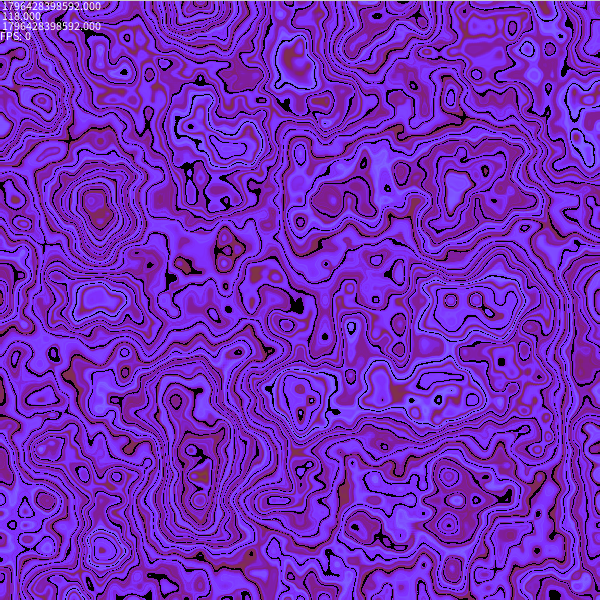
Frame 1 (no input)
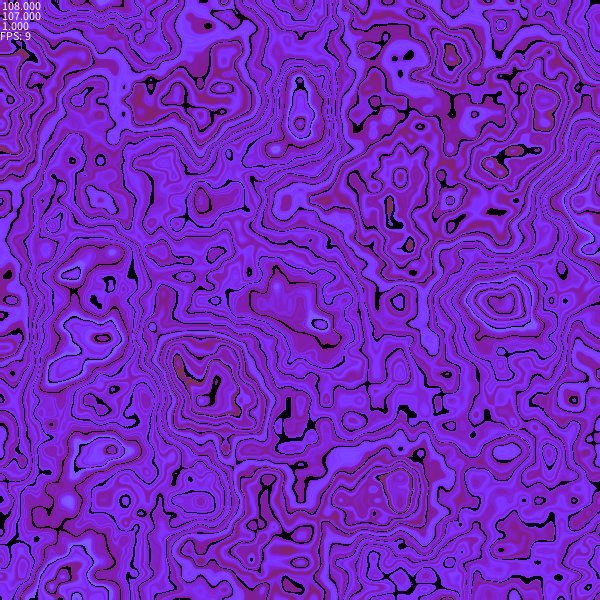
Frame 60 (the mouse pressed at the canvas centre just before this capture)
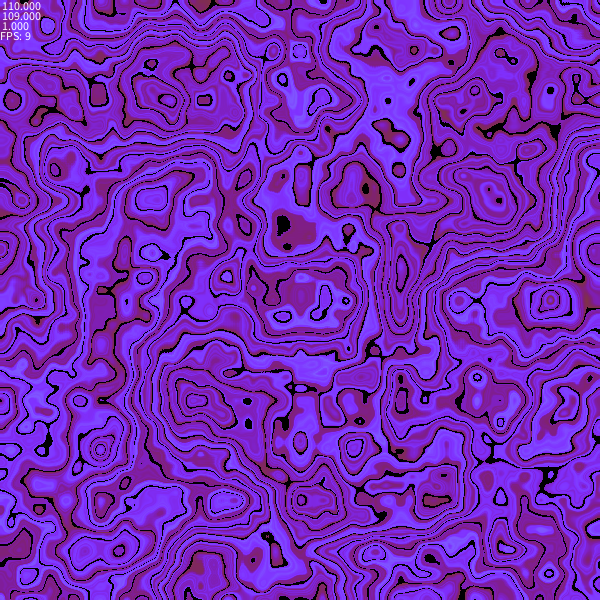
Frame 120 (the mouse held since frame 60 and released just before this capture)

The Processing sketch that drew these frames (run headless with seeded random() and noise(); from frame 60 on, the mouse is pressed at the canvas centre):

// Processing sketch: NoiseArt2
// ── NoiseArt2.pde

void setup() {
  size(600,600);
  frameRate(60);
  //surface.setResizable(true);
  loadPixels();
}

float size = 100;
int resolution = 1;
int pixel = 1;
long lastTime = 0;

void draw() {
  long startTime = System.currentTimeMillis();
  background(255);
  //draw every fourth pixel
  for(int x = pixel%resolution; x < width; x+= resolution) {
    for(int y = pixel/resolution; y < height; y+= resolution) {
      pixels[(x + y * width)] = processNoise(noise((x/size), (y/size), frameCount/100f));
    }
  }
  
  //scale
  //for(int x = 0; x < width/resolution; x++) {
  //  for(int y = 0; y < height/resolution; y++) {
  //    int c = processNoise(noise((x/size), (y/size), frameCount/100f));
  //    for(int h = 0; h < resolution; h++) {
  //      for(int k = 0; k < resolution; k++) {
  //        pixels[(x + y * width)*resolution + h + (k * width)] = c;
  //      }
  //    }
      
  //  }
  //}
  
  pixel ++;
  if(pixel > resolution * resolution) {
    pixel = 0;
  }
  updatePixels();
  long currentTime = System.currentTimeMillis();
  long frameTime = currentTime-lastTime;
  long executionTime = currentTime-startTime;
  text(frameTime, 0, 10);
  text(executionTime, 0, 20);
  text(frameTime - executionTime, 0, 30);
  text("FPS: " + 1000/frameTime, 0, 40);
  lastTime = currentTime;
}

int processNoise(float value) {
  float output = value;
  if((value) % 0.05 < 0.005) {
    return color(0);
  }
  float r = noise(value*100, frameCount/100f), g = noise(value*100, frameCount/100f), b = noise(value*100, frameCount/100f);
  return color(round(0.5f*r*r*r + 127), round(255*((g-1) * (g+1) * (g) + 0.5)), round(255 * ((b-1)*(b+1)*(b-1.5))));
  //return color(noise(value, frameCount/100f), noise(value*70, frameCount/100f)*255, noise(value*100, frameCount/100f)*255);
}
